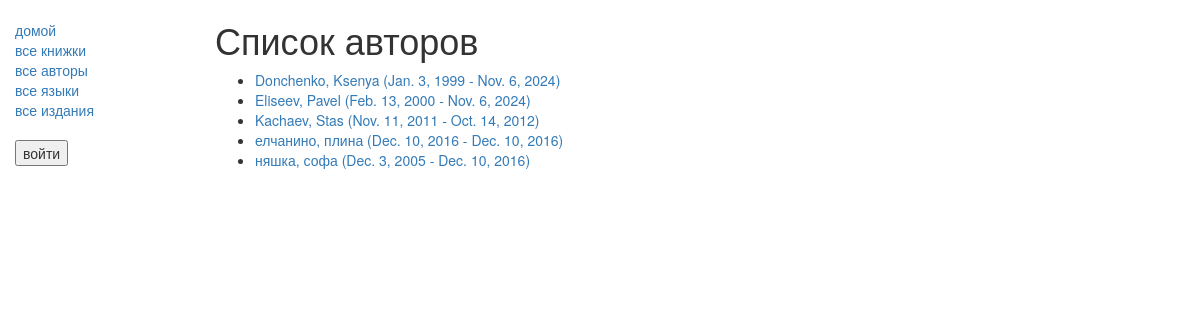
The app's page /catalog/authors/, older data.
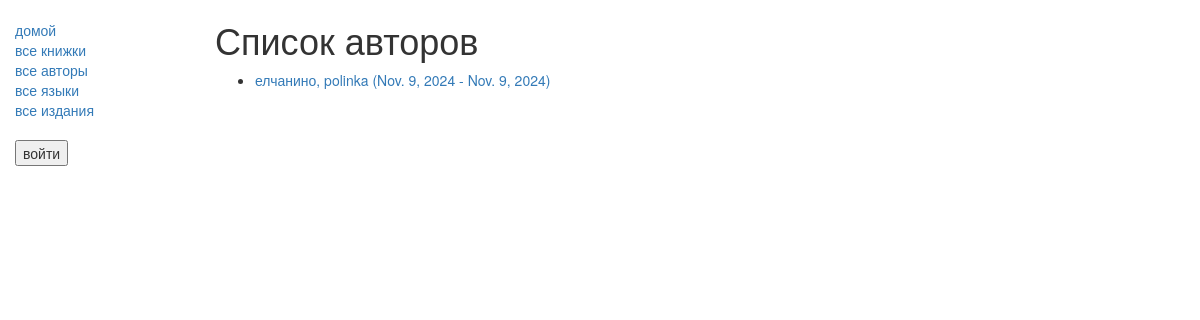
The same page, newer data.
### catalog/models.py (models this page shows)
class Author(models.Model):
    first_name = models.CharField(max_length=100)
    last_name = models.CharField(max_length=100)
    date_of_birth = models.DateField(null=True, blank=True)
    date_of_death = models.DateField('Died', null=True, blank=True)
    def get_absolute_url(self):
        return reverse('author-detail', args=[str(self.id)])
    def __str__(self):
        return '%s, %s' % (self.last_name, self.first_name)

### catalog/views.py (the view)
# urls.py: path('authors/', views.AuthorListView.as_view(), name='authors'),
class AuthorListView(generic.ListView):
    model = Author

### catalog/templates/catalog/author_list.html
{% extends "base_generic.html" %}
{% block content %}
<h1>Список авторов</h1>
{% if author_list %}
  <ul>
  {% for author in author_list %}
    <li>
      <a href="{{ author.get_absolute_url }}">
      {{ author }} ({{author.date_of_birth}} - {% if author.date_of_death %}{{author.date_of_death}}{% endif %})
      </a>
    </li>
  {% endfor %}
 </ul>
{% else %}
  <p>Нет доступных авторов.</p>
{% endif %}
{% endblock %}

### catalog/templates/base_generic.html (shortened to what this page needs)
<!doctype html>
<html lang="en">
  <head>
    <link
      rel="stylesheet"
      href="https://maxcdn.bootstrapcdn.com/bootstrap/3.3.7/css/bootstrap.min.css" />
    {% load static %}
    <link rel="stylesheet" href="{% static 'css/styles.css' %}" />
  </head>
  <body>
    <div class="container-fluid">
      <div class="row">
        <div class="col-sm-2">
          {% block sidebar %}
            <ul class="sidebar-nav">
              <li><a href="{% url 'index' %}">домой</a></li>
              <li><a href="{% url 'books' %}">все книжки</a></li>
              <li><a href="{% url 'authors' %}">все авторы</a></li>
              <li><a href="{% url 'languages' %}">все языки</a></li>
                <li><a href="{% url 'publishers' %}">все издания</a></li>
              <br>
              {% if user.is_authenticated %}
              <li>пользователь: {{ user.get_username }}</li>
              <li><a href="{% url 'my-borrowed' %}">забронировано мной</a></li>
              <form id="logout-form" method="post" action="{% url 'logout' %}">
                  {% csrf_token %}
                <button type="submit">выйти</button>
              </form>
              {% else %}
                <form id="login-form" method="post" action="{% url 'login' %}">
                <button type="submit">войти</button>
              </form>
              {% endif %}
            </ul>
          {% endblock %}
        </ul></div>
        <div class="col-sm-10 ">{% block content %}{% endblock %}</div>
      </div>
    </div>
  </body>
</html>

### catalog/static/css/styles.css (style rules this page uses)
.sidebar-nav { margin-top: 20px; padding: 0; list-style: none; }

Row changes from the older to the newer data that the page shows:
removed Author: last_name+first_name "Donchenko, Ksenya", date_of_birth "Jan. 3, 1999", date_of_death "Nov. 6, 2024"
removed Author: last_name+first_name "Eliseev, Pavel", date_of_birth "Feb. 13, 2000", date_of_death "Nov. 6, 2024"
removed Author: last_name+first_name "Kachaev, Stas", date_of_birth "Nov. 11, 2011", date_of_death "Oct. 14, 2012"
removed Author: last_name+first_name "елчанино, плина", date_of_birth "Dec. 10, 2016", date_of_death "Dec. 10, 2016"
removed Author: last_name+first_name "няшка, софа", date_of_birth "Dec. 3, 2005", date_of_death "Dec. 10, 2016"
added Author: last_name+first_name "елчанино, polinka", date_of_birth "Nov. 9, 2024", date_of_death "Nov. 9, 2024"
